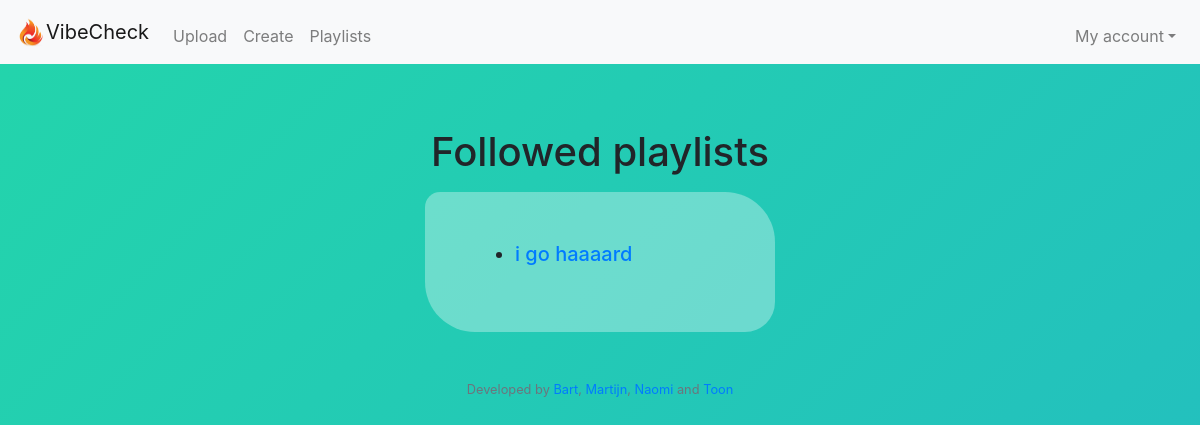
Page /playlists (signed in) on the earlier database version.
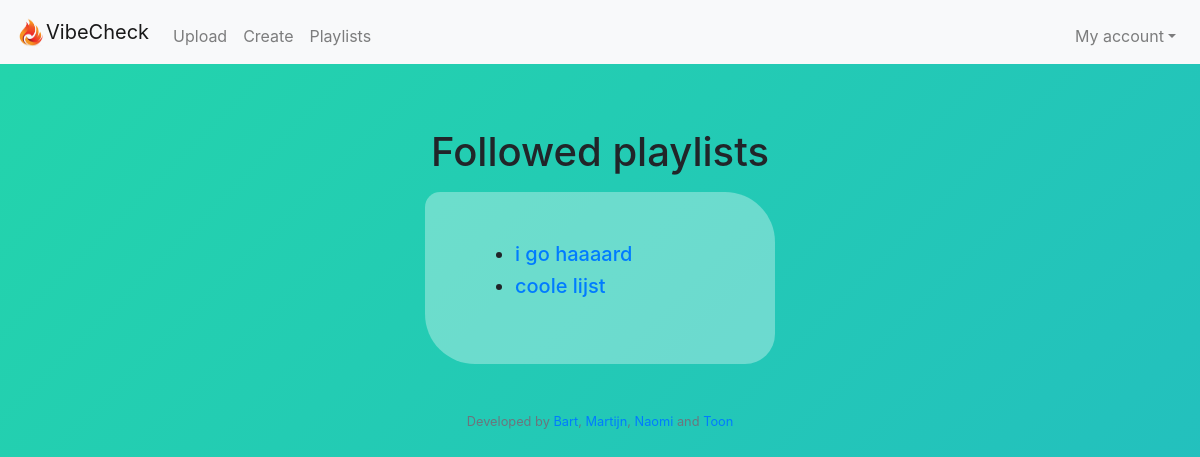
Same page on the later database version.
### tables this page shows
CREATE TABLE 'playlists' ('playlist_id' integer PRIMARY KEY NOT NULL, 'playlist_name' text, 'description' text, 'creator_id' integer);

### application.py (the view)
@app.route("/playlists")
@login_required
def playlists():
    ids = []
    playlist_id = db.execute("SELECT playlist_id FROM playlist_users WHERE user_id = :user_id", user_id=session["user_id"])
    for playlist_id in playlist_id:
        test = []
        playlist_name = db.execute("SELECT playlist_name FROM playlists WHERE playlist_id = :playlist_id", playlist_id=playlist_id["playlist_id"])
        test.append(playlist_name[0]["playlist_name"])
        test.append(playlist_id)
        ids.append(test)
    print(ids)
    return render_template("playlists.html", ids=ids, playlist_id=playlist_id)

### application.py (called while the page is built)
@app.after_request
def after_request(response):
    response.headers["Cache-Control"] = "no-cache, no-store, must-revalidate"
    response.headers["Expires"] = 0
    response.headers["Pragma"] = "no-cache"
    return response

### helpers.py (called while the page is built)
def login_required(f):
    @wraps(f)
    def decorated_function(*args, **kwargs):
        if session.get("user_id") is None:
            return redirect("/login")
        return f(*args, **kwargs)
    return decorated_function

### templates/playlists.html (shortened to what this page needs)
{% extends "layout.html" %}
{% block main %}
    <div>
        <p>
            <h1 align="center">Followed playlists</h1>
        </p>
    </div>
    {% if not ids %}
        <div class = "form">
            <strong>
                Hmmm... Looks like you're not following any playlists yet!
                <br><br>
                Find new playlists you might like <a href="/search">here!</a>
            </strong>
        </div>
    {% else %}
        <div align="center" class="form">
        <ul>
        {% for id in ids %}
            <h5 align="left">
                <li>
                    <a href="/playlist_profile?id={{id[1]['playlist_id']}}">{{ id[0] }}</a>
                </li>
            </h5>
        {% endfor %}
        </ul>
        </div>
    {% endif %}
{% endblock %}

### templates/layout.html (shortened to what this page needs)
<!DOCTYPE html>
<html lang="en">
    <head>
        <link href="https://stackpath.bootstrapcdn.com/bootstrap/4.3.1/css/bootstrap.min.css" rel="stylesheet">
        <link href="/static/styles.css" rel="stylesheet">
    </head>
    <body>
        <nav class="navbar sticky-top navbar-expand-lg navbar-light bg-light">
            <img src="/static/logo.png" width="30" height="30" alt="">
            <a class="navbar-brand" href="/timeline">VibeCheck</a>
            <div class="collapse navbar-collapse" id="navbar">
                {% if session.user_id %}
                <div class="collapse navbar-collapse">
                <ul class="navbar-nav mr-auto mt-2">
                    <li class="nav-item"><a class="nav-link" href="/upload">Upload</a></li>
                    <li class="nav-item"><a class="nav-link" href="/create">Create</a></li>
                    <li class="nav-item"><a class="nav-link" href="/playlists">Playlists</a></li>
                </ul>
                </div>
                <ul class="navbar-nav ml-auto mt-2">
                    <a href="#menu2" class="nav-link dropdown-toggle" data-toggle="dropdown" id="navbarDropdownMenuLink" aria-expanded="false" aria-haspopup="true">My account</a>
                {% else %}
                <ul class="navbar-nav ml-auto mt-2">
                    <li class="nav-item"><a class="nav-link" href="/register">Register</a></li>
                    <li class="nav-item"><a class="nav-link" href="/login">Log In</a></li>
                </ul>
                {% endif %}
            </div>
        </nav>
        <main class="container p-5">
            {% block main %}{% endblock %}
        </main>
        <footer class="small text-center text-muted">
        Developed by <a href="https://www.instagram.com/uhhbart">Bart</a>, <a href="https://instagram.com/martijnschuurhuiss">Martijn</a>,
                     <a href="https://instagram.com/naomi.roodx">Naomi</a> and <a href="https://instagram.com/tun62">Toon</a>
        </footer>
    </body>
</html>

### static/styles.css (style rules this page uses)
body { background: linear-gradient(-45deg, #ee7752, #e73c7e, #23a6d5, #23d5ab); background-size: 800% 400%; animation: gradient 15s ease infinite; }
.form { margin: 0 auto; width:350px; text-align: center; background-color: rgba(255, 255, 255, 0.33); padding: 50px; border-radius: 15px 50px 30px; }

Differences in the rows shown:
added playlists: playlist_name "coole lijst"
